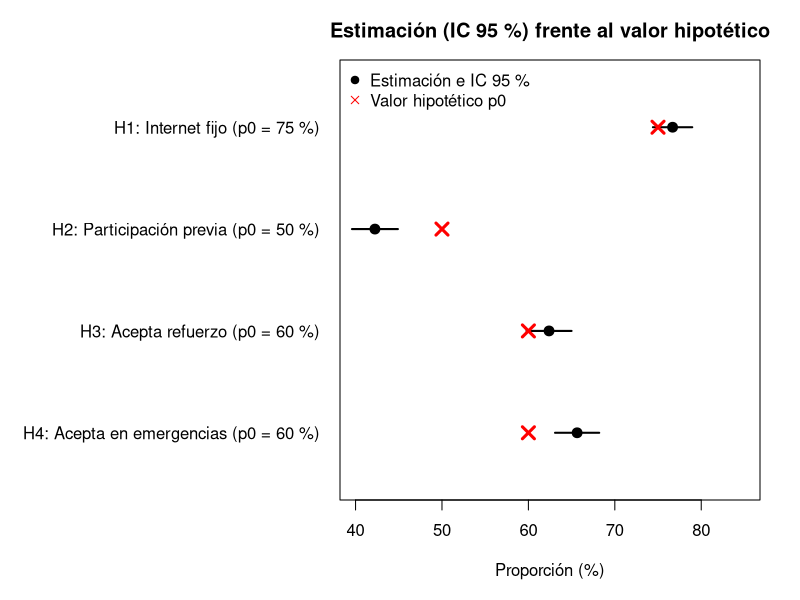
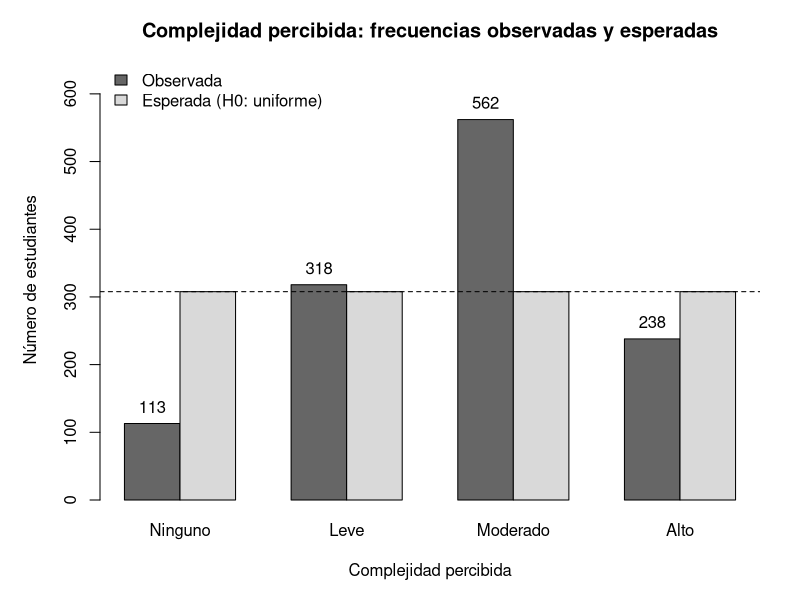

Generate these figures, in order, with R:
# ============================================================================
# Proyecto Final de Estadística - Análisis estadístico inferencial
# Equipo: 259790 / 257537 / 257743
# Entrada : datos_limpios.csv (frecuencias por pregunta y categoría)
# Salidas : carpeta resultados/ (tablas .csv y figuras .png)
# Ejecutar con el directorio de trabajo en la carpeta de este script.
# ============================================================================
dir.create("resultados", showWarnings = FALSE)

# ---- 1. Datos y parámetros del diseño --------------------------------------
datos <- read.csv("datos_limpios.csv", fileEncoding = "UTF-8")
N   <- 17000                       # tamaño de la población (Proyecto 4)
n   <- 1231                        # tamaño de la muestra
fpc <- sqrt((N - n) / (N - 1))     # corrección por población finita
alfa <- 0.05

fr <- function(preg, cat) datos$frecuencia[datos$pregunta == preg & datos$categoria == cat]

# ---- 2. Estimación puntual e intervalos de confianza -----------------------
ind <- data.frame(
  parametro = c("Mujeres", "Con conexión fija a internet", "Con laptop",
                "Con smartphone", "Con computador de escritorio", "Con tablet",
                "Sin ningún dispositivo", "Con participación previa en educación virtual",
                "Percibe complejidad leve o moderada", "Percibe complejidad alta",
                "Acepta refuerzo de contenidos por plataformas",
                "Acepta plataformas en emergencias"),
  x = c(fr("genero", "Mujer"), fr("internet_fijo", "Sí"),
        fr("dispositivos", "Laptop"), fr("dispositivos", "Smartphone"),
        fr("dispositivos", "Computador de escritorio"), fr("dispositivos", "Tablet"),
        fr("dispositivos", "Ninguno de los anteriores"), fr("curso_virtual_previo", "Sí"),
        fr("complejidad_uso", "Leve") + fr("complejidad_uso", "Moderado"),
        fr("complejidad_uso", "Alto"), fr("acepta_refuerzo", "Sí"),
        fr("acepta_emergencia", "Sí")),
  stringsAsFactors = FALSE)

wilson <- function(x, n, conf) {
  z <- qnorm(1 - (1 - conf) / 2); p <- x / n
  centro <- (p + z^2 / (2 * n)) / (1 + z^2 / n)
  mg <- z * sqrt(p * (1 - p) / n + z^2 / (4 * n^2)) / (1 + z^2 / n)
  c(centro - mg, centro + mg)
}

ind$p_hat <- ind$x / n
ind$ee    <- sqrt(ind$p_hat * (1 - ind$p_hat) / n) * fpc
for (cf in c(0.95, 0.97)) {
  z <- qnorm(1 - (1 - cf) / 2); tag <- round(cf * 100)
  ind[[paste0("wald", tag, "_inf")]] <- ind$p_hat - z * ind$ee
  ind[[paste0("wald", tag, "_sup")]] <- ind$p_hat + z * ind$ee
}
w <- t(mapply(wilson, ind$x, MoreArgs = list(n = n, conf = 0.95)))
ind$wilson95_inf <- w[, 1]; ind$wilson95_sup <- w[, 2]
est <- ind
cols <- setdiff(names(ind), c("parametro", "x", "ee"))   # columnas en proporción -> %
est[cols] <- round(ind[cols] * 100, 2)
est$ee <- round(ind$ee * 100, 3)
write.csv(est, "resultados/estimacion_ic.csv", row.names = FALSE, fileEncoding = "UTF-8")
print(est)

# ---- 3. Pruebas de hipótesis para una proporción ---------------------------
# Estadístico: z = (p_hat - p0) / ( sqrt(p0 (1 - p0) / n) * fpc )
# Condición de normalidad: n*p0 >= 10 y n*(1 - p0) >= 10
prueba <- function(id, texto, x, p0, alt) {
  p <- x / n
  ee0 <- sqrt(p0 * (1 - p0) / n) * fpc
  z <- (p - p0) / ee0
  pv <- switch(alt, greater = 1 - pnorm(z), less = pnorm(z), two.sided = 2 * (1 - pnorm(abs(z))))
  pv_ex <- binom.test(x, n, p0, alternative = alt)$p.value   # verificación exacta (sin fpc)
  data.frame(id = id, hipotesis = texto, p0 = p0, alternativa = alt, x = x,
             p_hat = p, z = z, valor_p = pv, valor_p_binomial_exacto = pv_ex,
             cond_np0 = n * p0, cond_nq0 = n * (1 - p0),
             decision = ifelse(pv < alfa, "Rechazar H0", "No rechazar H0"))
}
ph <- rbind(
  prueba("H1", "Conexión fija a internet: H0 p = 0.75 vs H1 p > 0.75",
         fr("internet_fijo", "Sí"), 0.75, "greater"),
  prueba("H2", "Participación previa en educación virtual: H0 p = 0.50 vs H1 p < 0.50",
         fr("curso_virtual_previo", "Sí"), 0.50, "less"),
  prueba("H3", "Acepta refuerzo de contenidos: H0 p = 0.60 vs H1 p > 0.60",
         fr("acepta_refuerzo", "Sí"), 0.60, "greater"),
  prueba("H4", "Acepta plataformas en emergencias: H0 p = 0.60 vs H1 p > 0.60",
         fr("acepta_emergencia", "Sí"), 0.60, "greater"))
ph_out <- ph; ph_out$p_hat <- round(ph$p_hat * 100, 2); ph_out$z <- round(ph$z, 3)
ph_out$valor_p <- signif(ph$valor_p, 3); ph_out$valor_p_binomial_exacto <- signif(ph$valor_p_binomial_exacto, 3)
write.csv(ph_out, "resultados/pruebas_hipotesis.csv", row.names = FALSE, fileEncoding = "UTF-8")
print(ph_out)

# ---- 4. Bondad de ajuste (chi-cuadrada) para la complejidad percibida ------
# H0: las 4 categorías son equiprobables (25 % cada una)
cats <- c("Ninguno", "Leve", "Moderado", "Alto")
obs  <- sapply(cats, function(k) fr("complejidad_uso", k))
gof  <- chisq.test(obs, p = rep(0.25, 4))
cat("\nChi-cuadrada de bondad de ajuste:\n"); print(gof)
tab_gof <- data.frame(categoria = cats, observada = as.numeric(obs),
                      esperada = as.numeric(gof$expected),
                      residuo_estandarizado = round(as.numeric(gof$stdres), 2))
resumen_gof <- data.frame(chi2 = unname(gof$statistic), gl = unname(gof$parameter),
                          valor_p = gof$p.value, w_cohen = sqrt(unname(gof$statistic) / n),
                          esperada_minima = min(gof$expected))
write.csv(tab_gof, "resultados/gof_complejidad.csv", row.names = FALSE, fileEncoding = "UTF-8")
write.csv(resumen_gof, "resultados/gof_resumen.csv", row.names = FALSE, fileEncoding = "UTF-8")
print(tab_gof); print(resumen_gof)

# ---- 5. Verificación de supuestos por simulación (muestreo sin reemplazo) --
set.seed(2026)
p_pob <- ph$p_hat[1]                              # población ficticia con p = p_hat (H1)
pob <- c(rep(1, round(N * p_pob)), rep(0, N - round(N * p_pob)))
sim <- replicate(5000, mean(sample(pob, n)))
sim_res <- data.frame(media_sim = mean(sim), sd_sim = sd(sim),
                      ee_teorico = sqrt(p_pob * (1 - p_pob) / n) * fpc,
                      sesgo_asimetria = mean(((sim - mean(sim)) / sd(sim))^3))
write.csv(round(sim_res, 5), "resultados/simulacion_supuestos.csv", row.names = FALSE)
print(sim_res)

# ---- 6. Figuras ------------------------------------------------------------
png("resultados/fig06_pruebas_hipotesis.png", width = 1800, height = 1000, res = 200, type = "cairo")
par(mar = c(5, 17, 3, 2))
ci <- ind[c(2, 8, 11, 12), ]
etq <- c("H1: Internet fijo (p0 = 75 %)", "H2: Participación previa (p0 = 50 %)",
         "H3: Acepta refuerzo (p0 = 60 %)", "H4: Acepta en emergencias (p0 = 60 %)")
p0v <- c(75, 50, 60, 60)
y <- 4:1
plot(NA, xlim = c(40, 85), ylim = c(0.5, 4.5), yaxt = "n", xlab = "Proporción (%)", ylab = "",
     main = "Estimación (IC 95 %) frente al valor hipotético")
segments(ci$wald95_inf * 100, y, ci$wald95_sup * 100, y, lwd = 2)
points(ci$p_hat * 100, y, pch = 19, cex = 1.3)
points(p0v, y, pch = 4, col = "red", cex = 1.6, lwd = 3)
axis(2, at = y, labels = etq, las = 1, tick = FALSE)
legend("topleft", legend = c("Estimación e IC 95 %", "Valor hipotético p0"),
       pch = c(19, 4), col = c("black", "red"), bty = "n")
dev.off()

png("resultados/fig07_bondad_ajuste.png", width = 1600, height = 1000, res = 200, type = "cairo")
par(mar = c(5, 5, 3, 2))
m <- rbind(Observada = as.numeric(obs), Esperada = as.numeric(gof$expected))
colnames(m) <- cats
bp <- barplot(m, beside = TRUE, col = c("grey40", "grey85"), ylim = c(0, 650),
              ylab = "Número de estudiantes", xlab = "Complejidad percibida",
              main = "Complejidad percibida: frecuencias observadas y esperadas")
text(bp[1, ], m[1, ] + 25, m[1, ])
abline(h = gof$expected[1], lty = 2)
legend("topleft", legend = c("Observada", "Esperada (H0: uniforme)"),
       fill = c("grey40", "grey85"), bty = "n")
dev.off()
cat("\nListo. Resultados en la carpeta 'resultados/'.\n")
